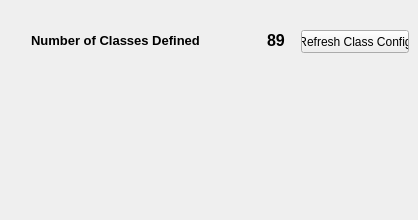
            <widget class="QWidget" name="tab_3">
             <attribute name="title">
              <string>Class Info</string>
             </attribute>
             <widget class="QPushButton" name="refreshClassConfig">
              <property name="geometry">
               <rect>
                <x>301</x>
                <y>30</y>
                <width>108</width>
                <height>23</height>
               </rect>
              </property>
              <property name="text">
               <string>Refresh Class Config</string>
              </property>
             </widget>
             <widget class="QWidget" name="formLayoutWidget">
              <property name="geometry">
               <rect>
                <x>130</x>
                <y>60</y>
                <width>161</width>
                <height>151</height>
               </rect>
              </property>
              <layout class="QFormLayout" name="classGrid"/>
             </widget>
             <widget class="QWidget" name="layoutWidget">
              <property name="geometry">
               <rect>
                <x>31</x>
                <y>30</y>
                <width>261</width>
                <height>22</height>
               </rect>
              </property>
              <layout class="QHBoxLayout" name="horizontalLayout">
               <item>
                <widget class="QLabel" name="label_17">
                 <property name="text">
                  <string>&lt;html&gt;&lt;head/&gt;&lt;body&gt;&lt;p&gt;&lt;span style=&quot; font-size:10pt; font-weight:600;&quot;&gt;Number of Classes Defined&lt;/span&gt;&lt;/p&gt;&lt;/body&gt;&lt;/html&gt;</string>
                 </property>
                </widget>
               </item>
               <item>
                <widget class="QLabel" name="numClasses">
                 <property name="maximumSize">
                  <size>
                   <width>25</width>
                   <height>16777215</height>
                  </size>
                 </property>
                 <property name="text">
                  <string>&lt;html&gt;&lt;head/&gt;&lt;body&gt;&lt;p&gt;&lt;span style=&quot; font-size:12pt; font-weight:600;&quot;&gt;89&lt;/span&gt;&lt;/p&gt;&lt;/body&gt;&lt;/html&gt;</string>
                 </property>
                </widget>
               </item>
              </layout>
             </widget>
            </widget>
